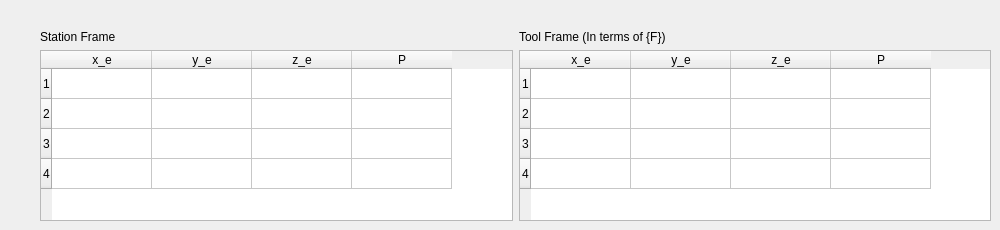
      <widget class="QWidget" name="tab_11">
       <attribute name="title">
        <string>监测</string>
       </attribute>
       <widget class="QWidget" name="layoutWidget">
        <property name="geometry">
         <rect>
          <x>40</x>
          <y>30</y>
          <width>951</width>
          <height>191</height>
         </rect>
        </property>
        <layout class="QGridLayout" name="gridLayout_26">
         <item row="0" column="0">
          <widget class="QLabel" name="label_113">
           <property name="text">
            <string>Station Frame</string>
           </property>
          </widget>
         </item>
         <item row="0" column="1">
          <widget class="QLabel" name="label_134">
           <property name="text">
            <string>Tool Frame (In terms of {F})</string>
           </property>
          </widget>
         </item>
         <item row="1" column="0">
          <widget class="QTableWidget" name="tw_sb_frame">
           <property name="enabled">
            <bool>true</bool>
           </property>
           <property name="acceptDrops">
            <bool>false</bool>
           </property>
           <row>
            <property name="text">
             <string>1</string>
            </property>
           </row>
           <row>
            <property name="text">
             <string>2</string>
            </property>
           </row>
           <row>
            <property name="text">
             <string>3</string>
            </property>
           </row>
           <row>
            <property name="text">
             <string>4</string>
            </property>
           </row>
           <column>
            <property name="text">
             <string>x_e</string>
            </property>
           </column>
           <column>
            <property name="text">
             <string>y_e</string>
            </property>
           </column>
           <column>
            <property name="text">
             <string>z_e</string>
            </property>
           </column>
           <column>
            <property name="text">
             <string>P</string>
            </property>
           </column>
          </widget>
         </item>
         <item row="1" column="1">
          <widget class="QTableWidget" name="tw_tf_frame">
           <property name="enabled">
            <bool>true</bool>
           </property>
           <property name="acceptDrops">
            <bool>false</bool>
           </property>
           <row>
            <property name="text">
             <string>1</string>
            </property>
           </row>
           <row>
            <property name="text">
             <string>2</string>
            </property>
           </row>
           <row>
            <property name="text">
             <string>3</string>
            </property>
           </row>
           <row>
            <property name="text">
             <string>4</string>
            </property>
           </row>
           <column>
            <property name="text">
             <string>x_e</string>
            </property>
           </column>
           <column>
            <property name="text">
             <string>y_e</string>
            </property>
           </column>
           <column>
            <property name="text">
             <string>z_e</string>
            </property>
           </column>
           <column>
            <property name="text">
             <string>P</string>
            </property>
           </column>
          </widget>
         </item>
        </layout>
       </widget>
      </widget>
